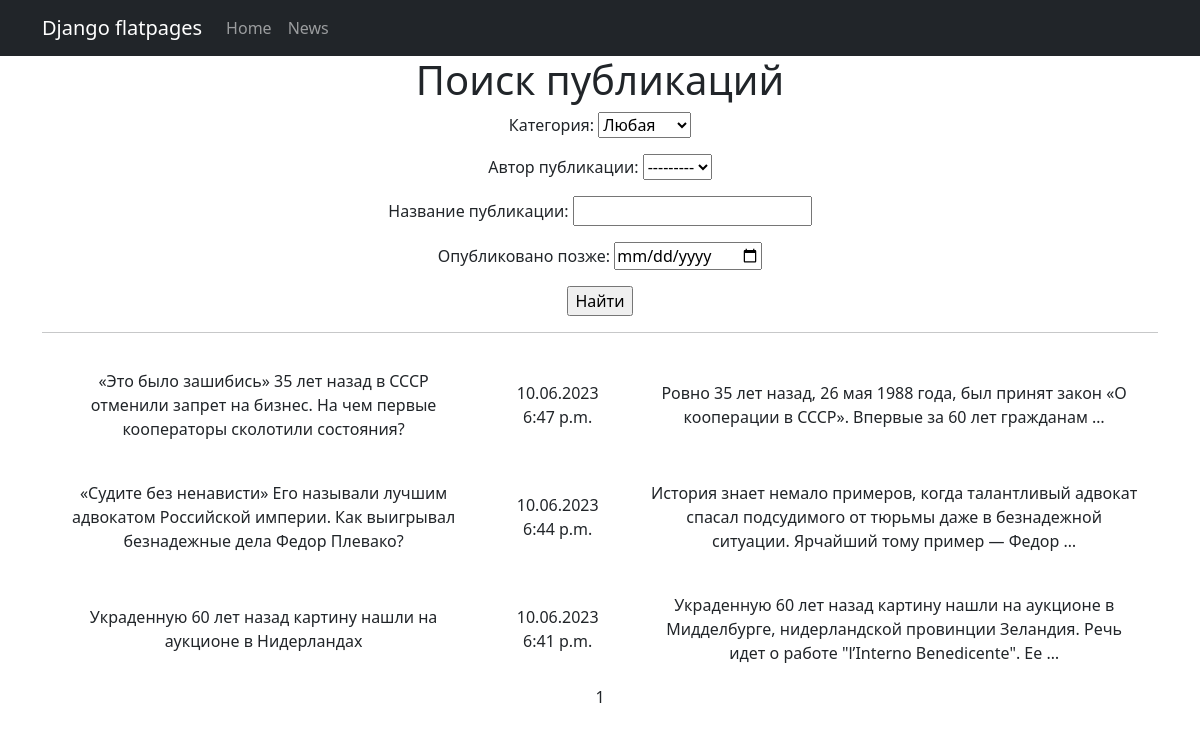
The app's page /news/search/ with its own data.
### news/models.py (models this page shows, shortened)
class Post(models.Model):
    create_time = models.DateTimeField(auto_now_add=True)
    type = models.CharField(max_length=2, choices=TYPES, default=news)
    title = models.CharField(max_length=255)
    content = models.TextField()
    post_rating = models.IntegerField(default=0)
    author = models.ForeignKey(Author, on_delete=models.PROTECT)
    category = models.ManyToManyField(Category, through='PostCategory')

### news/views.py (the view)
# urls.py: path('search/', SearchList.as_view(), name='search_list'),
class SearchList(ListView):
    model = Post
    ordering = '-create_time'
    template_name = 'search.html'
    context_object_name = 'search'
    paginate_by = 10
    def get_queryset(self):
        queryset = super().get_queryset()
        self.filterset = PostFilter(self.request.GET, queryset)
        return self.filterset.qs
    def get_context_data(self, **kwargs):
        context = super().get_context_data()
        context['filterset'] = self.filterset
        return context

### news/models.py (called while the page is built)
    def __str__(self):
        return self.name.username

    def __str__(self):
        return self.name

### news/templatetags/custom_filters.py (called while the page is built)
@register.filter()
def censor(word):
    bad_words = ['редиска', 'мат']
    if isinstance(word, str):
        for i in word.split():
            if i in bad_words:
                word = word.replace(i, i[0] + '*' * len(i[1:]))
    return word

### templates/search.html (shortened to what this page needs)
{% extends 'flatpages/default.html' %}
{% load custom_filters %}
{% block content %}
    <h1>Поиск публикаций</h1>
    <form action="" method="get">
        {{ filterset.form.as_p }}
        <input type="submit" value="Найти" />
    </form>
    <hr>
    {% if search %}
        <table cellpadding="20">
            {% for post in search %}
            <tr>
                <td>{{ post.title|censor }}</td>
                <td>{{ post.create_time|date:'d.m.Y P' }}</td>
                <td>{{ post.content|truncatewords:20|censor }}</td>
            </tr>
            {% endfor %}
        </table>
    {% else %}
        <h2>Публикаций нет!</h2>
    {% endif %}
    {{ page_obj.number }}
{% endblock content %}

### templates/flatpages/default.html (shortened to what this page needs)
<!DOCTYPE html>
<html lang="en">
    <head>
        {% load static %}
        <link href="{% static 'css/styles.css' %}" rel="stylesheet" />
    </head>
    <body>
        <nav class="navbar navbar-expand-lg navbar-dark bg-dark static-top">
            <div class="container">
                <a class="navbar-brand" href="#">Django flatpages</a>
                <div class="collapse navbar-collapse" id="navbarResponsive">
                    <ul class="navbar-nav ml-auto">
                        <li class="nav-item active">
                            <a class="nav-link" href="#">Home
                            </a>
                        </li>
                        <li class="nav-item">
                            <a class="nav-link" href="/news/">News</a>
                        </li>
                    </ul>
                </div>
            </div>
        </nav>
        <div class="container">
            <div class="row">
                <div class="col-lg-12 text-center">
                    {% block content %}{% endblock content %}
                </div>
            </div>
        </div>
    </body>
</html>

### records on screen
Post: title|censor "«Это было зашибись» 35 лет назад в СССР отменили запрет на бизнес. На чем первые кооператоры сколотили состояния?", create_time "10.06.2023 6:47 p.m.", content|censor "Ровно 35 лет назад, 26 мая 1988 года, был принят закон «О кооперации в СССР». Впервые за 60 лет гражданам …"
Post: title|censor "«Судите без ненависти» Его называли лучшим адвокатом Российской империи. Как выигрывал безнадежные дела Федор Плевако?", create_time "10.06.2023 6:44 p.m.", content|censor "История знает немало примеров, когда талантливый адвокат спасал подсудимого от тюрьмы даже в безнадежной ситуации. Ярчайший тому пример — Федор …"
Post: title|censor "Украденную 60 лет назад картину нашли на аукционе в Нидерландах", create_time "10.06.2023 6:41 p.m.", content|censor "Украденную 60 лет назад картину нашли на аукционе в Мидделбурге, нидерландской провинции Зеландия. Речь идет о работе \"l’Interno Benedicente\". Ее …"

### other values on screen
{{ page_obj.number }} "1"
